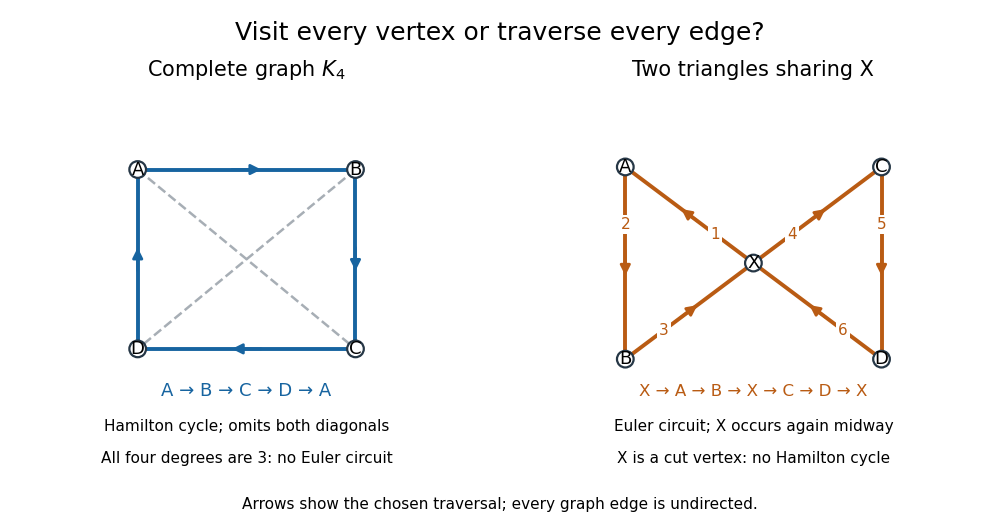

Write the Python code that produced this figure.
"""Draw two original examples separating vertex and edge coverage.

Tested with Python 3.14, matplotlib 3.10.7; run from _media.
Arrowheads indicate traversal order in undirected graphs.
"""

from pathlib import Path

import matplotlib.pyplot as plt
from matplotlib.patches import Circle, FancyArrowPatch


BLUE = "#1764a0"
ORANGE = "#b95b13"
GRAY = "#a7aeb5"


def edge(ax, positions, u, v, color, number=None):
    p, q = positions[u], positions[v]
    ax.plot([p[0], q[0]], [p[1], q[1]], color=color, lw=2.8, zorder=1)
    start = tuple(0.58 * a + 0.42 * b for a, b in zip(p, q))
    end = tuple(0.42 * a + 0.58 * b for a, b in zip(p, q))
    ax.add_patch(FancyArrowPatch(start, end, arrowstyle="-|>",
                                mutation_scale=15, lw=2, color=color, zorder=2))
    if number is not None:
        x, y = (0.70 * a + 0.30 * b for a, b in zip(p, q))
        ax.text(x, y, str(number), ha="center", va="center", fontsize=11,
                color=color, bbox=dict(facecolor="white", edgecolor="none", pad=1.5),
                zorder=3)


def nodes(ax, positions):
    for name, (x, y) in positions.items():
        ax.add_patch(Circle((x, y), 0.065, facecolor="white", edgecolor="#263746",
                            lw=1.6, zorder=4))
        ax.text(x, y, name, ha="center", va="center", fontsize=13, zorder=5)
    ax.set(xlim=(-1.35, 1.35), ylim=(-1.55, 1.47), aspect="equal")
    ax.axis("off")


def main():
    fig, axes = plt.subplots(1, 2, figsize=(10, 5.3), facecolor="white")
    fig.subplots_adjust(left=0.03, right=0.97, bottom=0.10, top=0.83, wspace=0.17)
    fig.suptitle("Visit every vertex or traverse every edge?", fontsize=18, y=0.96)
    left, right = axes
    square = dict(A=(-0.85, 0.85), B=(0.85, 0.85),
                  C=(0.85, -0.55), D=(-0.85, -0.55))
    for u, v in [("A", "C"), ("B", "D")]:
        p, q = square[u], square[v]
        left.plot([p[0], q[0]], [p[1], q[1]], color=GRAY, lw=1.8, ls="--")
    tour = ["A", "B", "C", "D", "A"]
    for u, v in zip(tour, tour[1:]):
        edge(left, square, u, v, BLUE)
    nodes(left, square)
    left.set_title(r"Complete graph $K_4$", fontsize=15, pad=10)
    left.text(0, -0.92, "A → B → C → D → A", ha="center", fontsize=13, color=BLUE)
    left.text(0, -1.19, "Hamilton cycle; omits both diagonals", ha="center", fontsize=11)
    left.text(0, -1.44, "All four degrees are 3: no Euler circuit", ha="center", fontsize=11)
    bow = dict(X=(0, 0.12), A=(-1, 0.87), B=(-1, -0.63),
               C=(1, 0.87), D=(1, -0.63))
    walk = ["X", "A", "B", "X", "C", "D", "X"]
    for i, (u, v) in enumerate(zip(walk, walk[1:]), 1):
        edge(right, bow, u, v, ORANGE, i)
    nodes(right, bow)
    right.set_title("Two triangles sharing X", fontsize=15, pad=10)
    right.text(0, -0.92, "X → A → B → X → C → D → X", ha="center", fontsize=12,
               color=ORANGE)
    right.text(0, -1.19, "Euler circuit; X occurs again midway", ha="center", fontsize=11)
    right.text(0, -1.44, "X is a cut vertex: no Hamilton cycle", ha="center", fontsize=11)
    fig.text(0.5, 0.04, "Arrows show the chosen traversal; every graph edge is undirected.",
             ha="center", fontsize=11)
    fig.savefig(Path(__file__).with_suffix(".png").name, dpi=100,
                facecolor="white", transparent=False)
    plt.close(fig)


if __name__ == "__main__":
    main()
